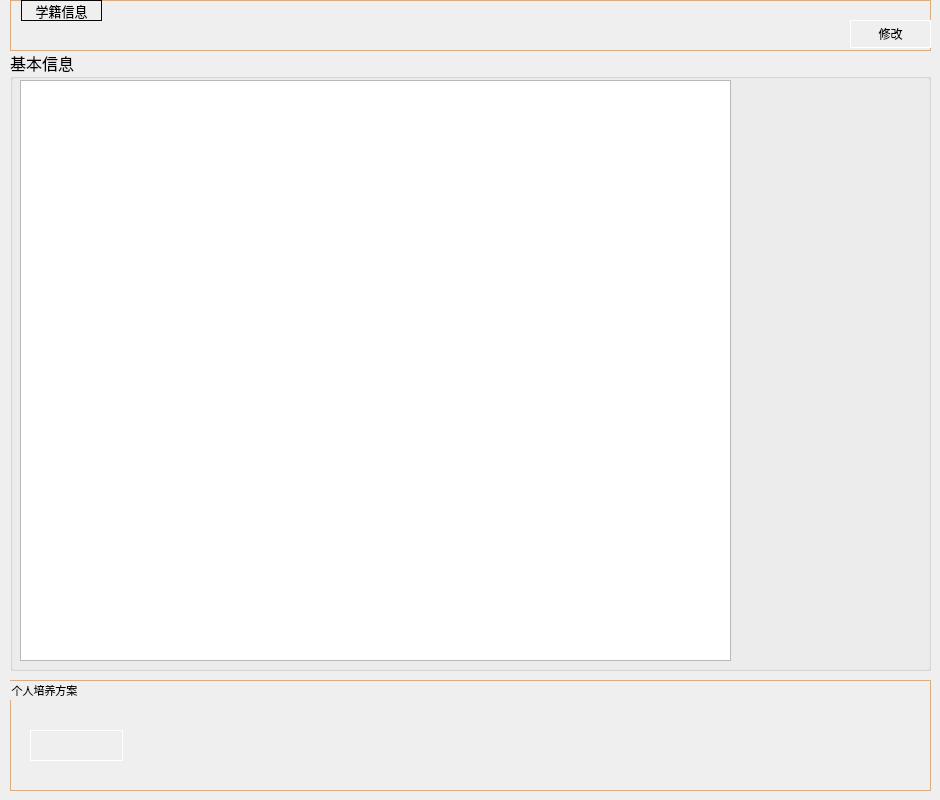
     <widget class="QWidget" name="Homepage">
      <attribute name="title">
       <string>个人主页</string>
      </attribute>
      <widget class="QGroupBox" name="groupBox">
       <property name="geometry">
        <rect>
         <x>10</x>
         <y>50</y>
         <width>921</width>
         <height>621</height>
        </rect>
       </property>
       <property name="font">
        <font>
         <family>黑体</family>
         <pointsize>12</pointsize>
        </font>
       </property>
       <property name="title">
        <string>基本信息</string>
       </property>
       <property name="flat">
        <bool>false</bool>
       </property>
       <widget class="QLabel" name="Img_lab">
        <property name="geometry">
         <rect>
          <x>740</x>
          <y>30</y>
          <width>171</width>
          <height>191</height>
         </rect>
        </property>
        <property name="text">
         <string/>
        </property>
       </widget>
       <widget class="QTextEdit" name="info_ted">
        <property name="geometry">
         <rect>
          <x>10</x>
          <y>30</y>
          <width>711</width>
          <height>581</height>
         </rect>
        </property>
        <property name="font">
         <font>
          <family>黑体</family>
          <pointsize>11</pointsize>
         </font>
        </property>
        <property name="readOnly">
         <bool>true</bool>
        </property>
       </widget>
      </widget>
      <widget class="QGroupBox" name="groupBox_2">
       <property name="geometry">
        <rect>
         <x>10</x>
         <y>680</y>
         <width>921</width>
         <height>111</height>
        </rect>
       </property>
       <property name="font">
        <font>
         <family>黑体</family>
         <pointsize>8</pointsize>
        </font>
       </property>
       <property name="styleSheet">
        <string notr="true">border-width: 1px;border-style: solid;
border-color: rgb(255, 164, 73);</string>
       </property>
       <property name="title">
        <string>个人培养方案</string>
       </property>
       <widget class="QPushButton" name="plan_btn">
        <property name="geometry">
         <rect>
          <x>20</x>
          <y>50</y>
          <width>93</width>
          <height>31</height>
         </rect>
        </property>
        <property name="font">
         <font>
          <family>黑体</family>
          <pointsize>8</pointsize>
         </font>
        </property>
        <property name="styleSheet">
         <string notr="true">border-width: 1px;border-style: solid;
border-color: rgb(255, 255, 255);</string>
        </property>
        <property name="text">
         <string/>
        </property>
       </widget>
      </widget>
      <widget class="QGroupBox" name="groupBox_3">
       <property name="geometry">
        <rect>
         <x>10</x>
         <y>0</y>
         <width>921</width>
         <height>51</height>
        </rect>
       </property>
       <property name="styleSheet">
        <string notr="true">border-width: 1px;border-style: solid;
border-color: rgb(255, 164, 73);</string>
       </property>
       <property name="title">
        <string/>
       </property>
       <widget class="QLabel" name="label_2">
        <property name="geometry">
         <rect>
          <x>11</x>
          <y>0</y>
          <width>81</width>
          <height>21</height>
         </rect>
        </property>
        <property name="font">
         <font>
          <family>黑体</family>
          <pointsize>10</pointsize>
         </font>
        </property>
        <property name="styleSheet">
         <string notr="true">border-width: 1px;border-style: solid;
border-color: rgb(8, 8, 8);</string>
        </property>
        <property name="text">
         <string>学籍信息</string>
        </property>
        <property name="alignment">
         <set>Qt::AlignCenter</set>
        </property>
       </widget>
       <widget class="QPushButton" name="change_btn">
        <property name="geometry">
         <rect>
          <x>840</x>
          <y>20</y>
          <width>81</width>
          <height>28</height>
         </rect>
        </property>
        <property name="styleSheet">
         <string notr="true">border-width: 1px;border-style: solid;
border-color: rgb(255, 255, 255);</string>
        </property>
        <property name="text">
         <string>修改</string>
        </property>
       </widget>
      </widget>
     </widget>
